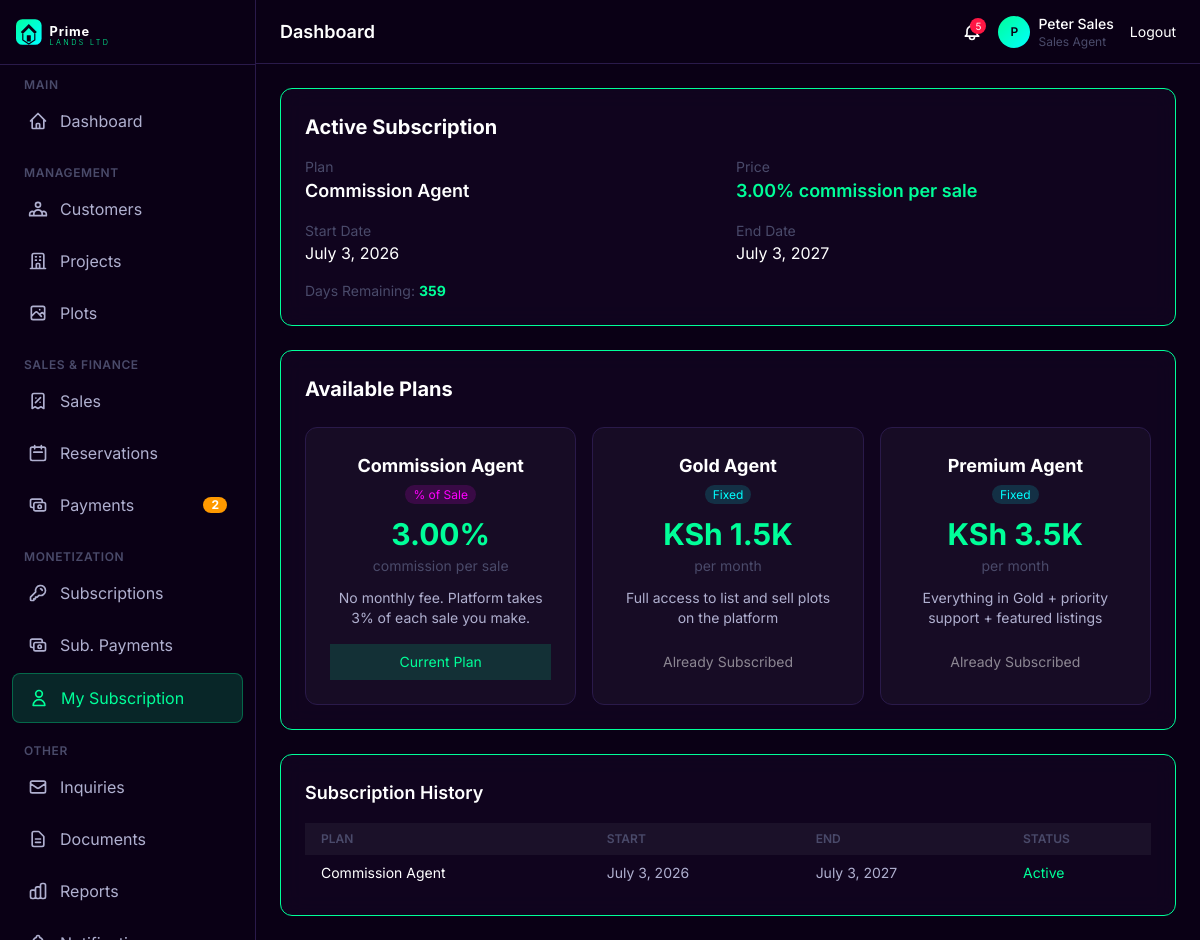
Page /subscriptions/my/ (signed in) on the earlier database version.
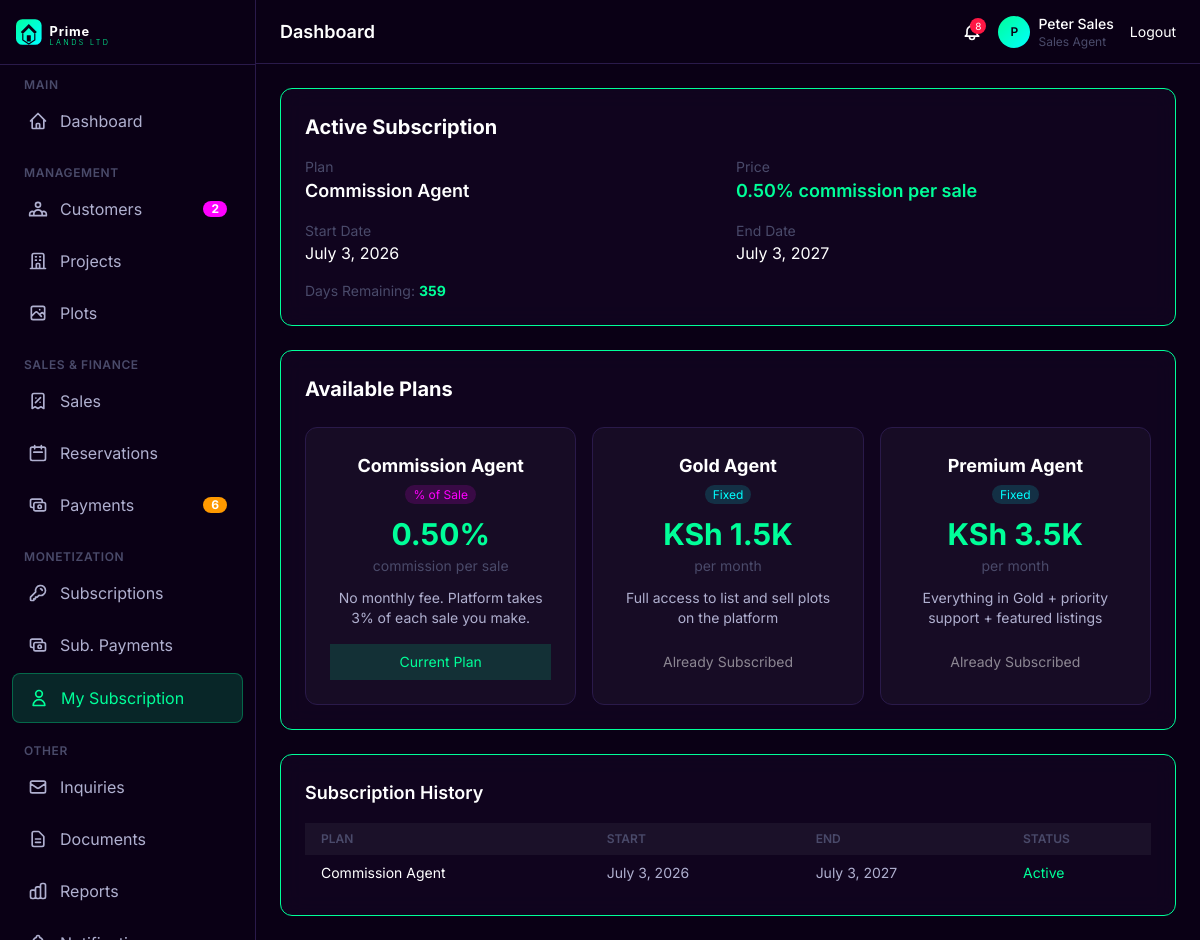
Same page on the later database version.
### apps/subscriptions/models.py (models this page shows, shortened)
class Subscription(models.Model):
    user = models.ForeignKey(User, on_delete=models.CASCADE, related_name='subscriptions')
    plan = models.ForeignKey(SubscriptionPlan, on_delete=models.SET_NULL, null=True, related_name='subscriptions')
    start_date = models.DateField(default=timezone.now)
    end_date = models.DateField()
    is_active = models.BooleanField(default=True)
    auto_renew = models.BooleanField(default=False)
    notes = models.TextField(blank=True)
    created_at = models.DateTimeField(auto_now_add=True)
    updated_at = models.DateTimeField(auto_now=True)
    class Meta:
        ordering = ['-end_date']
        constraints = [
            models.UniqueConstraint(
                fields=['user', 'is_active'],
                condition=models.Q(is_active=True),
                name='unique_active_subscription_per_user'
            )
        ]
    @property
    def days_remaining(self):
        remaining = (self.end_date - timezone.now().date()).days
        return max(0, remaining)
    @property
    def is_expired(self):
        return self.end_date < timezone.now().date()

class SubscriptionPlan(models.Model):
    PLAN_TYPE = [
        ('fixed', 'Fixed Monthly Fee'),
        ('percentage', 'Percentage of Sales'),
    ]
    name = models.CharField(max_length=100)
    description = models.TextField(blank=True)
    plan_type = models.CharField(max_length=20, choices=PLAN_TYPE, default='fixed')
    price = models.DecimalField(max_digits=10, decimal_places=2, default=0, help_text="Monthly price (for fixed plans)")
    commission_percentage = models.DecimalField(max_digits=5, decimal_places=2, default=0,
                                                help_text="Platform commission % per sale (for percentage plans)")
    duration_days = models.IntegerField(default=30, help_text="Duration in days")
    is_active = models.BooleanField(default=True)
    created_at = models.DateTimeField(auto_now_add=True)
    class Meta:
        ordering = ['price']

### apps/subscriptions/views.py (the view)
# urls.py: path('my/', views.my_subscription, name='my_subscription'),
@login_required
@staff_required
def my_subscription(request):
    if request.user.role in ('super_admin', 'administrator'):
        messages.error(request, 'Admins do not have subscriptions.')
        return redirect('reports:revenue_report')
    from django.utils import timezone
    active_sub = Subscription.objects.filter(user=request.user, is_active=True, end_date__gte=timezone.now().date()).first()
    sub_history = Subscription.objects.filter(user=request.user).order_by('-start_date')
    plans = SubscriptionPlan.objects.filter(is_active=True)
    return render(request, 'subscriptions/my_subscription.html', {
        'active_sub': active_sub,
        'sub_history': sub_history,
        'plans': plans,
    })

### apps/accounts/models.py (called while the page is built)
    def is_staff_or_above(self):
        return self.role in [self.Role.SUPER_ADMIN, self.Role.ADMINISTRATOR,
                             self.Role.FINANCE_OFFICER, self.Role.SALES_AGENT,
                             self.Role.CUSTOMER_CARE]

### apps/notifications/context_processors.py (called while the page is built)
def unread_notifications(request):
    ctx = {'unread_count': 0, 'recent_notifications': [],
           'pending_verification_count': 0, 'pending_payment_count': 0}
    if request.user.is_authenticated:
        from .models import Notification
        ctx['unread_count'] = Notification.objects.filter(recipient=request.user, is_read=False).count()
        ctx['recent_notifications'] = Notification.objects.filter(recipient=request.user).order_by('-created_at')[:5]
        if request.user.is_staff_or_above() or request.user.is_superuser:
            from apps.customers.models import Customer
            ctx['pending_verification_count'] = Customer.objects.filter(is_verified=False).count()
            from apps.payments.models import Payment
            ctx['pending_payment_count'] = Payment.objects.filter(status='pending').count()
    return ctx

### templates/subscriptions/my_subscription.html (shortened to what the changed rows need)
{% extends 'base_admin.html' %}
{% load static %}
{% load currency_filters %}
{% block content %}
<div class="max-w-4xl mx-auto space-y-6">
    {% if active_sub %}
    <div class="glassmorphism rounded-xl p-6 glow-border" style="border-color: #00ff99;">
        <h3 class="text-xl font-bold text-white mb-4">Active Subscription</h3>
        <div class="grid md:grid-cols-2 gap-4">
            <div>
                <p class="text-sm" style="color: #4a4a6a;">Plan</p>
                <p class="text-lg font-semibold text-white">{{ active_sub.plan.name }}</p>
            </div>
            <div>
                <p class="text-sm" style="color: #4a4a6a;">Price</p>
                <p class="text-lg font-semibold" style="color: #00ff99;">
                    {% if active_sub.plan.plan_type == 'percentage' %}
                    {{ active_sub.plan.commission_percentage }}% commission per sale
                    {% else %}
                    KSh {{ active_sub.plan.price|currency }}/month
                    {% endif %}
                </p>
            </div>
            <div>
                <p class="text-sm" style="color: #4a4a6a;">Start Date</p>
                <p class="text-white">{{ active_sub.start_date }}</p>
            </div>
            <div>
                <p class="text-sm" style="color: #4a4a6a;">End Date</p>
                <p class="text-white">{{ active_sub.end_date }}</p>
            </div>
        </div>
        <div class="mt-4">
            <p class="text-sm" style="color: #4a4a6a;">Days Remaining: <span class="font-bold" style="color: #00ff99;">{{ active_sub.days_remaining }}</span></p>
        </div>
    </div>
    {% else %}
    <div class="glassmorphism rounded-xl p-6 glow-border">
        <h3 class="text-xl font-bold text-white mb-2">No Active Subscription</h3>
        <p class="mb-4" style="color: #b0b0d0;">Choose a plan below to subscribe and continue using the platform.</p>
    </div>
    {% endif %}
    {% if plans %}
    <div class="glassmorphism rounded-xl p-6 glow-border">
        <div class="grid md:grid-cols-3 gap-4">
            {% for plan in plans %}
            <div class="rounded-xl p-6 text-center" style="background: rgba(255,255,255,0.03); border: 1px solid #2a1a4a;">
                <h4 class="text-lg font-bold text-white">{{ plan.name }}</h4>
                <p class="text-sm mt-1" style="color: #4a4a6a;">
                    {% if plan.plan_type == 'percentage' %}
                    <span class="px-2 py-0.5 text-xs rounded-full" style="background: rgba(255,0,255,0.15); color: #ff00ff;">% of Sale</span>
                    {% else %}
                    <span class="px-2 py-0.5 text-xs rounded-full" style="background: rgba(0,255,255,0.15); color: #00ffff;">Fixed</span>
                    {% endif %}
                </p>
                <p class="text-3xl font-bold mt-3" style="color: #00ff99;">
                    {% if plan.plan_type == 'percentage' %}
                    {{ plan.commission_percentage }}%
                    {% else %}
                    KSh {{ plan.price|currency }}
                    {% endif %}
                </p>
                <p class="text-sm mt-1" style="color: #4a4a6a;">
                    {% if plan.plan_type == 'percentage' %}commission per sale{% else %}per month{% endif %}
                </p>
                <p class="text-sm mt-3" style="color: #b0b0d0;">{{ plan.description|truncatewords:20 }}</p>
                {% if active_sub and active_sub.plan.id == plan.id %}
                <span class="btn-secondary mt-4 text-sm py-2 w-full inline-block text-center opacity-100" style="background: rgba(0,255,153,0.15); border-color: #00ff99; color: #00ff99;">Current Plan</span>
                {% elif active_sub %}
                <button disabled class="btn-secondary mt-4 text-sm py-2 w-full opacity-50">Already Subscribed</button>
                {% else %}
                <a href="{% url 'subscriptions:subscribe_to_plan' plan.pk %}" class="btn-primary mt-4 text-sm py-2 w-full">Subscribe</a>
                {% endif %}
            </div>
            {% endfor %}
        </div>
    </div>
    {% endif %}
    {% if sub_history %}
    <div class="glassmorphism rounded-xl p-6 glow-border">
        <table class="w-full">
            <thead>
                <tr style="background: rgba(255,255,255,0.05);">
                    <th class="px-4 py-2 text-left text-xs font-semibold uppercase" style="color: #4a4a6a;">Plan</th>
                    <th class="px-4 py-2 text-left text-xs font-semibold uppercase" style="color: #4a4a6a;">Start</th>
                    <th class="px-4 py-2 text-left text-xs font-semibold uppercase" style="color: #4a4a6a;">End</th>
                    <th class="px-4 py-2 text-left text-xs font-semibold uppercase" style="color: #4a4a6a;">Status</th>
                </tr>
            </thead>
            <tbody class="divide-y" style="border-color: #2a1a4a;">
                {% for sub in sub_history %}
                <tr class="hover:bg-white/5 transition">
                    <td class="px-4 py-2 text-sm text-white">{{ sub.plan.name|default:'—' }}</td>
                    <td class="px-4 py-2 text-sm" style="color: #b0b0d0;">{{ sub.start_date }}</td>
                    <td class="px-4 py-2 text-sm" style="color: #b0b0d0;">{{ sub.end_date }}</td>
                    <td class="px-4 py-2 text-sm">
                        {% if sub.is_expired %}<span style="color: #ff1744;">Expired</span>
                        {% elif sub.is_active %}<span style="color: #00ff99;">Active</span>
                        {% else %}<span style="color: #4a4a6a;">Inactive</span>{% endif %}
                    </td>
                </tr>
                {% endfor %}
            </tbody>
        </table>
    </div>
    {% endif %}
</div>
{% endblock %}

### templates/components/admin_topbar.html (shortened to what this page needs)
<header class="h-16 flex-shrink-0 border-b flex items-center justify-between px-4 lg:px-6" style="background: #0a0015; border-color: #2a1a4a;">
    <div class="flex items-center gap-3">
        <div>
            <h1 class="text-lg font-semibold text-white">{% block page_title %}Dashboard{% endblock %}</h1>
        </div>
    </div>
    <div class="flex items-center gap-4">
        <a href="{% url 'notifications:notification_list' %}" class="relative text-muted-foreground hover:text-white transition">
            {% if unread_count > 0 %}
            <span class="absolute -top-1 -right-1 w-4 h-4 bg-destructive rounded-full text-xs flex items-center justify-center" style="background: #ff1744; color: white; font-size: 10px;">{{ unread_count }}</span>
            {% endif %}
        </a>
        <div class="flex items-center gap-2 text-sm">
            <div class="w-8 h-8 rounded-full" style="background: linear-gradient(135deg, #00ff99, #00ffff); display: flex; align-items: center; justify-content: center;">
                <span class="text-xs font-semibold" style="color: #0a0015;">{{ user.first_name|first|default:user.username|first|upper }}</span>
            </div>
            <div class="hidden md:block">
                <p class="text-white text-sm font-medium">{{ user.get_full_name|default:user.username }}</p>
                <p class="text-xs" style="color: #4a4a6a;">{{ user.get_role_display }}</p>
            </div>
        </div>
        <a href="{% url 'accounts:logout' %}" class="text-sm text-muted-foreground hover:text-white transition">Logout</a>
    </div>
</header>

Differences in the rows shown:
changed through a linked row, Subscription "Commission Agent": plan.commission_percentage "3.00" → "0.50"
changed SubscriptionPlan "Commission Agent": commission_percentage "3.00" → "0.50"
Other differences:
{{ pending_verification_count }}: (not shown) → "2"
{{ pending_payment_count }}: "2" → "6"
{{ unread_count }}: "5" → "8"
